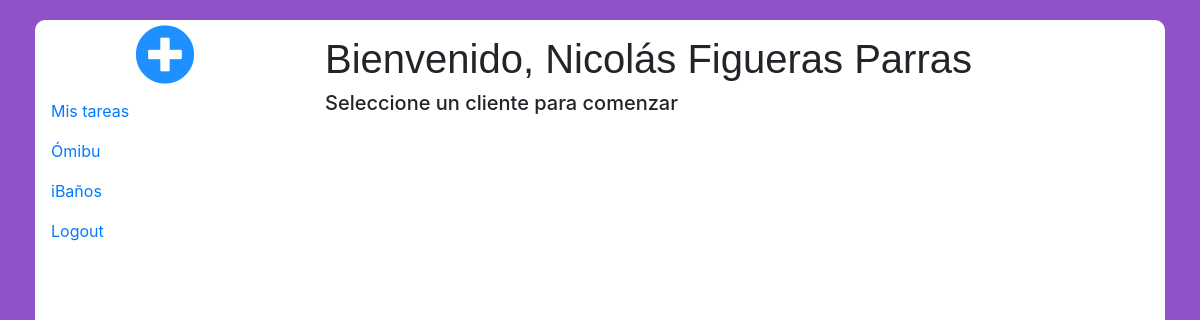
Page /index.php (signed in) on the committed database.
### tables this page shows
CREATE TABLE `worker` (
  `worker_ID` bigint(20) UNSIGNED NOT NULL,
  `name` varchar(50) NOT NULL,
  `surname` varchar(70) NOT NULL,
  `address` varchar(200) NOT NULL,
  `position` varchar(80) NOT NULL,
  `email` varchar(100) NOT NULL,
  `password` varchar(20) NOT NULL,
  `phone` int(9) NOT NULL
);

CREATE TABLE `client` (
  `client_ID` bigint(20) UNSIGNED NOT NULL,
  `name` varchar(50) NOT NULL
);

### index.php (the view, shortened to what this page needs)
<!DOCTYPE HTML>
<html lang="es">
	<head>
		<link rel="stylesheet" type="text/css" href="css/main.css">
		<link rel="stylesheet" href="https://stackpath.bootstrapcdn.com/bootstrap/4.3.1/css/bootstrap.min.css">
		<link rel="stylesheet" href="https://use.fontawesome.com/releases/v5.8.1/css/all.css">
	    <link rel="stylesheet" href="https://cdnjs.cloudflare.com/ajax/libs/font-awesome/4.7.0/css/font-awesome.min.css">
	</head>
	<body>
			<?php
                $db = connectDb();
            ?>
			<?php
				$workerData = mysqli_fetch_array(mysqli_query($db, "SELECT * FROM worker WHERE email = '$_SESSION[email]'"));
			?>
		<div class="container-fluid">
			<div class="mainBox">
				<div class="row">
						<div class="col-3 addClientBox">
							<a href="#"><i class="fas fa-plus-circle addClientBtn"></i></a>
						</div>
						<div class="col-9 welcomeMessage">
							<?php
								if(isset($_GET['client'])){
									$welcomeMessage = $workerData['name']." ".$workerData['surname'];
								}else{
									$welcomeMessage = "Bienvenido, ".$workerData['name']." ".$workerData['surname'];
								}
								echo "<h1>".$welcomeMessage."</h1>";
							?>
						</div>
				</div>
				<div class="row">
					<div class="col-3">
							<div class="nav flex-column nav-pills" id="v-pills-tab" role="tablist" aria-orientation="vertical">
								<a class="nav-link" href="myTasks/">Mis tareas</a>
								<?php
									$clientsQuery = mysqli_query($db, "SELECT * FROM client");
									if($row = mysqli_fetch_array($clientsQuery)){
										do{
											if(isset($_GET['client'])){
												if($_GET['client'] == $row['client_ID']){
													echo "<a class='nav-link active' href='index.php?client='$row[client_ID]'>".$row['name']."</a>";
												}else{
													echo "<a class='nav-link' href='index.php?client=$row[client_ID]'>".$row['name']."</a>";
												}
											}else{
												echo "<a class='nav-link' href='index.php?client=$row[client_ID]'>".$row['name']."</a>";
											}
										}while($row = mysqli_fetch_array($clientsQuery));
									}
								?>
								<a class="nav-link" href="login/logout.php">Logout</a>
							</div>
					</div>
						<div class="col-9">
							<?php
								if(isset($_GET['client'])){
									$actualID = $_GET['client'];
							?>
									<div class="tab-content" id="v-pills-tabContent">
										<div class="tab-pane fade show active" id="v-pills-home" role="tabpanel" aria-labelledby="v-pills-home-tab">
											<nav>
												<div class="nav nav-tabs" id="nav-tab" role="tablist">
													<a class="nav-item nav-link active" id="genericView" data-toggle="tab" href="#nav-first" role="tab" aria-controls="genericView" aria-selected="true">Vista general</a>
													<a class="nav-item nav-link" id="highPriority" data-toggle="tab" href="#nav-home" role="tab" aria-controls="nav-home" aria-selected="false">Calendario</a>
													<a class="nav-item nav-link" id="mediumPriority" data-toggle="tab" href="#nav-contact2" role="tab" aria-controls="nav-contact2" aria-selected="false">Tareas destacadas</a>
												</div>
											</nav>
											<?php
												$taskQuery = mysqli_query($db, "SELECT * FROM task WHERE worker_ID = $_SESSION[ID] and client_ID = $actualID");
												$standarPriority = $highPriority = Array();
												if($row = mysqli_fetch_array($taskQuery)){
													do{
														if($row['priority'] == 1){
															$highPriority[] = $row;
														}elseif($row['priority'] == 0){
															$standarPriority[] = $row;
														}
													}while($row = mysqli_fetch_array($taskQuery));
												}
											?>
											<div class="tab-content" id="nav-tabContent">
													<div class="tab-pane fade show active" id="nav-first" role="tabpanel" aria-labelledby="genericView">
														<table class="table col-11 table-responsive-md">
															<thead>
																<tr class="table-primary">
																	<th scope="col"></th>
																	<th scope="col">Responsable</th>
																	<th scope="col">Título</th>
																	<th scope="col">Descripción</th>
																	<th scope="col">Fecha límite</th>
																</tr>
															</thead>
															<tbody>
																	<?php
																		for($i=0; $i<sizeof($highPriority); $i++){
																			$auxArray = $highPriority[$i];
																			echo "<tr class='table-danger'>";
																				if($auxArray['Finalizado'] == '0'){
																					echo "<td><i class='fa fa-close'></i></td>";
																				}else{
																					echo "<td><i class='fa fa-check'></i></td>";
																				}
																				$associatedWorker = mysqli_fetch_array(mysqli_query($db, "SELECT * FROM worker WHERE worker_ID = $auxArray[worker_ID]"));
																				echo "<td>".$associatedWorker['name']." ".$associatedWorker['surname']."</td>";
																				echo "<td>".$auxArray['name']."</td>";
																				echo "<td>".$auxArray['description']."</td>";
																				$date = date("F j, Y", strtotime("$auxArray[limit_date]"));
																				echo "<td>".$date."</td>";
																				echo "<td style='text-align: center'><a href='Tasks/modifyTask.php?task=$auxArray[task_ID]&client=$actualID'><i class='fa fa-edit' style='font-size:20px;color:green'></i></a></td>";
																			echo "</tr>";
																		}
																	?>
																	<?php
																		for($i=0; $i<sizeof($standarPriority); $i++){
																			$auxArray = $standarPriority[$i];
																			echo "<tr class='table-warning'>";
																				if($auxArray['done'] == 0){
																					echo "<td><i class='fa fa-close'></td>";
																				}else{
																					echo "<td><i class='fa fa-check'></td>";
																				}
																				$associatedWorker = mysqli_fetch_array(mysqli_query($db, "SELECT * FROM worker WHERE worker_ID = $auxArray[worker_ID]"));
																				echo "<td>".$associatedWorker['name']." ".$associatedWorker['surname']."</td>";
																				echo "<td>".$auxArray['name']."</td>";
																				echo "<td>".$auxArray['description']."</td>";
																				$date = date("F j, Y", strtotime("$auxArray[limit_date]"));
																				echo "<td>".$date."</td>";
																				echo "<td style='text-align: center'><a href='Tasks/modifyTask.php?task=$auxArray[task_ID]&client=$actualID'><i class='fa fa-edit' style='font-size:20px;color:green'></i></a></td>";
																			echo "</tr>";
																		}
																	?>
															</tbody>
															<tfoot>
																<tr class="table-light">
																	<td colspan="6"><a href="tasks/addTask.php?client=<?php echo $actualID ?>"><button type="button" class="btn btn-secondary" style="width: 100%">Añadir tarea</button></a></td>
																</tr>
															</tfoot>
														</table>
													</div>
													<div class="tab-pane fade" id="nav-home" role="tabpanel" aria-labelledby="highPriority">
														<div class="col-12">
															<table class="col-12 calendar">
																<tr>
																	<th>L</th>
																	<th>M</th>
																	<th>X</th>
																	<th>J</th>
																	<th>V</th>
																	<th>S</th>
																	<th>D</th>
																</tr>
																<tr>
																	<td>1</td>
																	<td>2</td>
																	<td>3</td>
																	<td>4</td>
																	<td>5</td>
																	<td>6</td>
																	<td>7</td>
																</tr>
																<tr>
																	<td>8</td>
																	<td>9</td>
																	<td>10</td>
																	<td>11</td>
																	<td>12</td>
																	<td>13</td>
																	<td>14</td>
																</tr>
																<tr>
																	<td>15</td>
																	<td>16</td>
																	<td>17</td>
																	<td>18</td>
																	<td>19</td>
																	<td>20</td>
																	<td>21</td>
																</tr>
																<tr>
																	<td>22</td>
																	<td>23</td>
																	<td>24</td>
																	<td>25</td>
																	<td>26</td>
																	<td>27</td>
																	<td>28</td>
																</tr>
																<tr>
																	<td>29</td>
																	<td>30</td>
																	<td>31</td>
																	<td></td>
																	<td></td>
																	<td></td>
																	<td></td>
																</tr>
															</table>
														</div>
													</div>
													<div class="tab-pane fade" id="nav-contact2" role="tabpanel" aria-labelledby="options">
														<table class="table col-11">
															<thead>
																<tr class="table-primary">
																	<th scope="col">Responsable</th>
																	<th scope="col">Título</th>
																	<th scope="col">Descripción</th>
																	<th scope="col">Fecha límite</th>
																</tr>
															</thead>
															<tbody>
																<?php
																	for($i=0; $i<sizeof($highPriority); $i++){
																		$auxArray = $highPriority[$i];
																		echo "<tr class='table-danger'>";
																			$associatedWorker = mysqli_fetch_array(mysqli_query($db, "SELECT * FROM worker WHERE worker_ID = $auxArray[worker_ID]"));
																			echo "<td>".$associatedWorker['name']." ".$associatedWorker['surname']."</td>";
																			echo "<td>".$auxArray['name']."</td>";
																			echo "<td>".$auxArray['description']."</td>";
																			$date = date("F j, Y", strtotime("$auxArray[limit_date]"));
																			echo "<td>".$date."</td>";
																			echo "<td style='text-align: center'><a href='Tasks/modifyTask.phptask=$auxArray[task_ID]&$_GET[client]'><i class='fa fa-edit' style='font-size:20px;color:green'></i></a></td>";
																		echo "</tr>";
																	}
																?>
															</tbody>
														</table>
													</div>
											</div>
										</div>
									</div>
							<?php
								}else{
									echo "
										<div class='tab-content' id='v-pills-tabContent'>
											<h5>Seleccione un cliente para comenzar</h5>
										</div>
									";
								}
							?>
						</div>
				</div>
			</div>
		</div>
	</body>
</html>

### css/main.css (style rules this page uses)
h1 { font-family: arial, sans-serif; font-size: 16px; font-weight: bold; padding-top: 15px; margin-bottom: 1px; }
body { background-color: #9053c7 !important; }
.mainBox { margin: 20px !important; background: white !important; height:95vh; border-radius: 10px; }
.addClientBtn { font-size: 60px; color: dodgerblue; padding-top: 5px; }
.addClientBox { text-align: center; }
body { font-family: Poppins-Regular, sans-serif; }

### rows in the picture
worker: welcomeMessage "Bienvenido, Nicolás Figueras Parras"
client: name "Ómibu"
client: name "iBaños"
